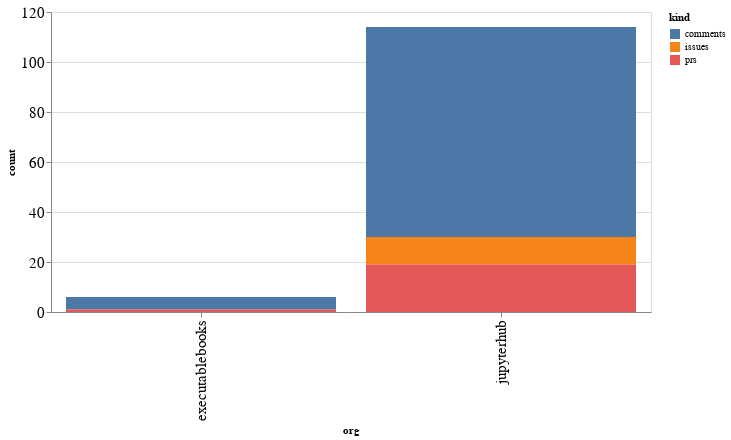

Source (notebook cell):
### Code cell
alt.Chart(org_summaries, width=600).mark_bar().encode(
    x='org',
    y='count',
    color='kind',
    tooltip="org"
)

### Figure 1 — Vega-Lite specification as saved in the notebook (floating-point values rounded to 4 significant figures)
{"config": {"axisLeft": {"labelFontSize": 15}, "axisBottom": {"labelFontSize": 15}}, "data": {"name": "data-64114d00c952b475e35a4b509bd28e7e"}, "mark": "bar", "encoding": {"color": {"type": "nominal", "field": "kind"}, "tooltip": {"type": "nominal", "field": "org"}, "x": {"type": "nominal", "field": "org"}, "y": {"type": "quantitative", "field": "count"}}, "width": 600, "$schema": "https://vega.github.io/schema/vega-lite/v4.8.1.json", "datasets": {"data-64114d00c952b475e35a4b509bd28e7e": [{"org": "executablebooks", "kind": "comments", "count": 5}, {"org": "executablebooks", "kind": "prs", "count": 1}, {"org": "jupyterhub", "kind": "comments", "count": 84}, {"org": "jupyterhub", "kind": "issues", "count": 11}, {"org": "jupyterhub", "kind": "prs", "count": 19}]}}
